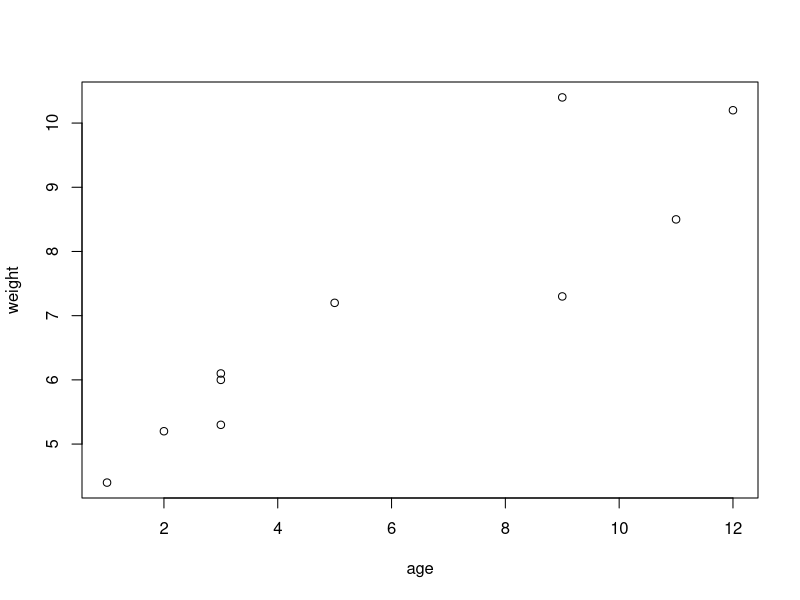
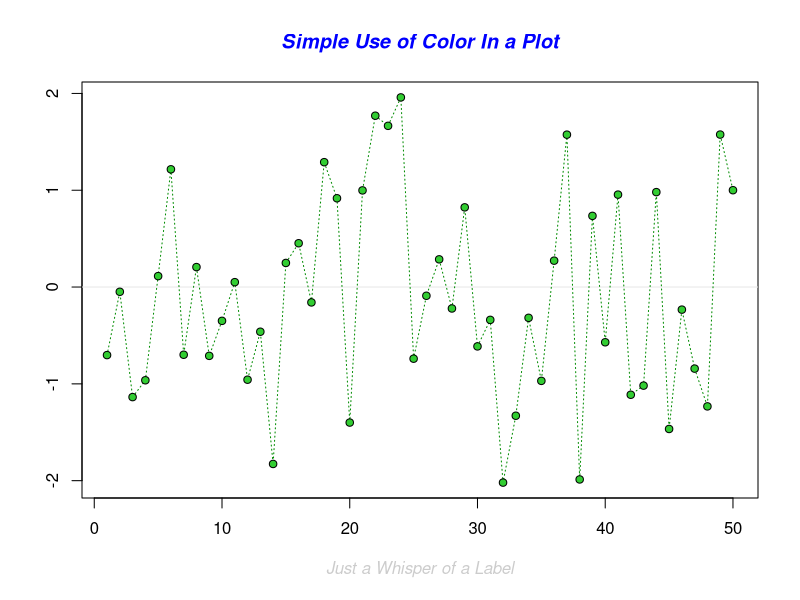
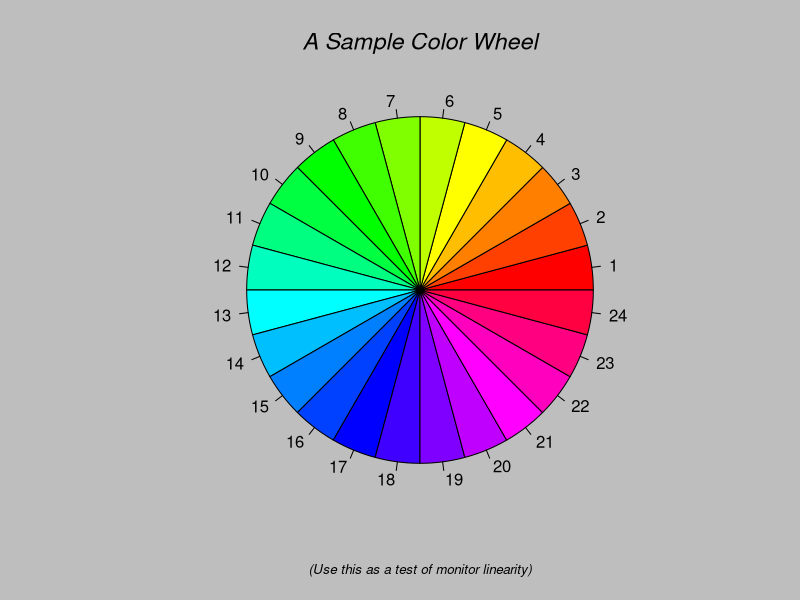
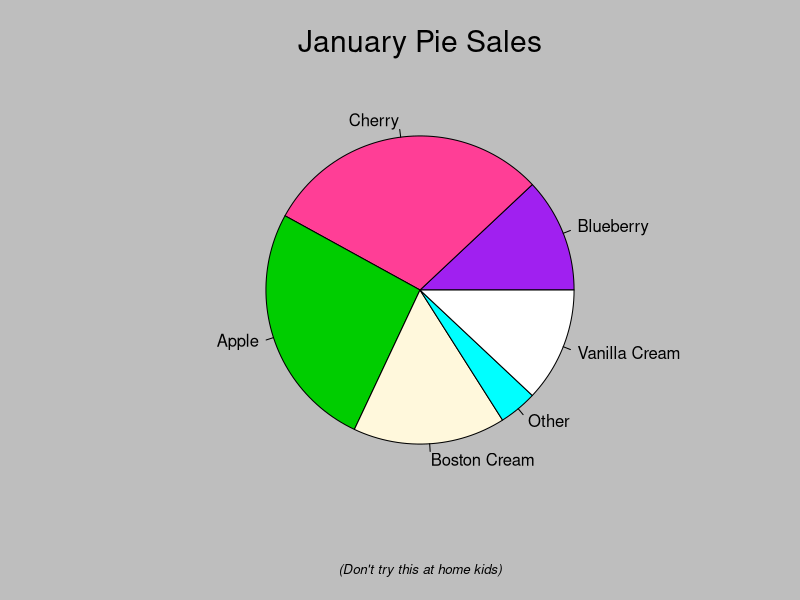
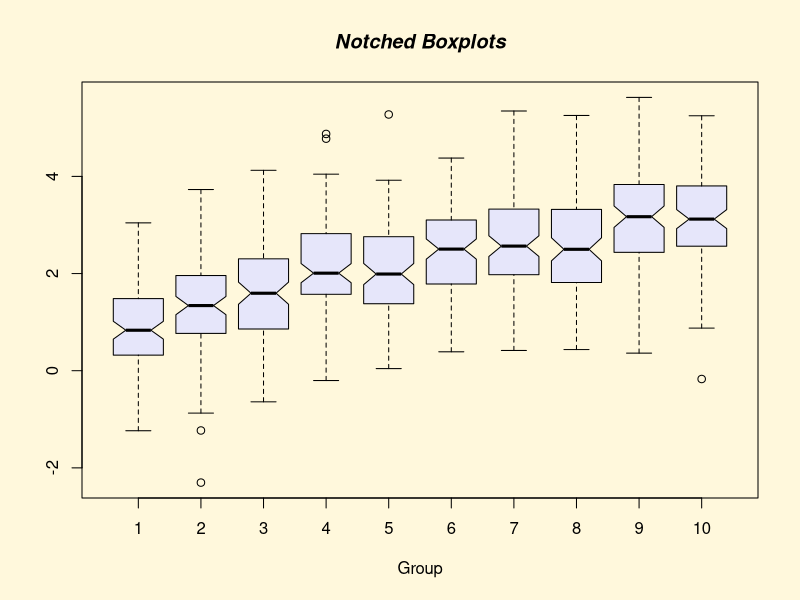
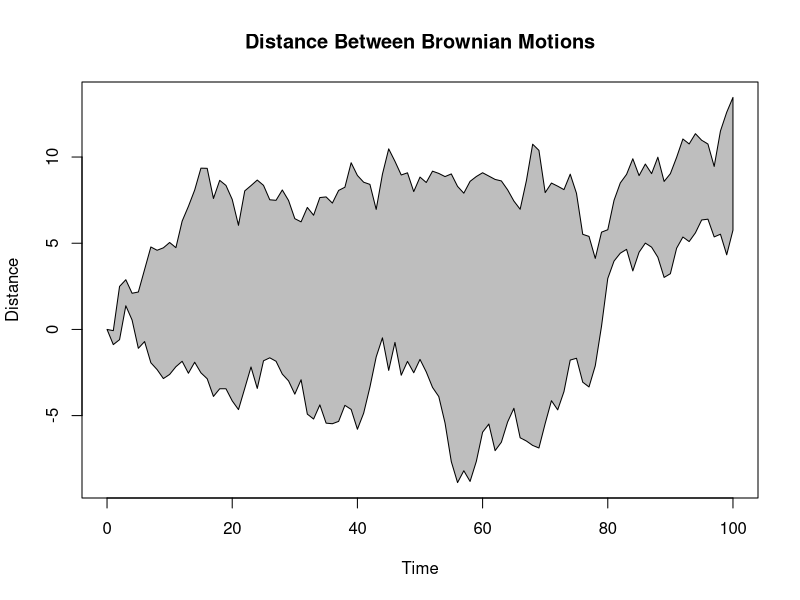
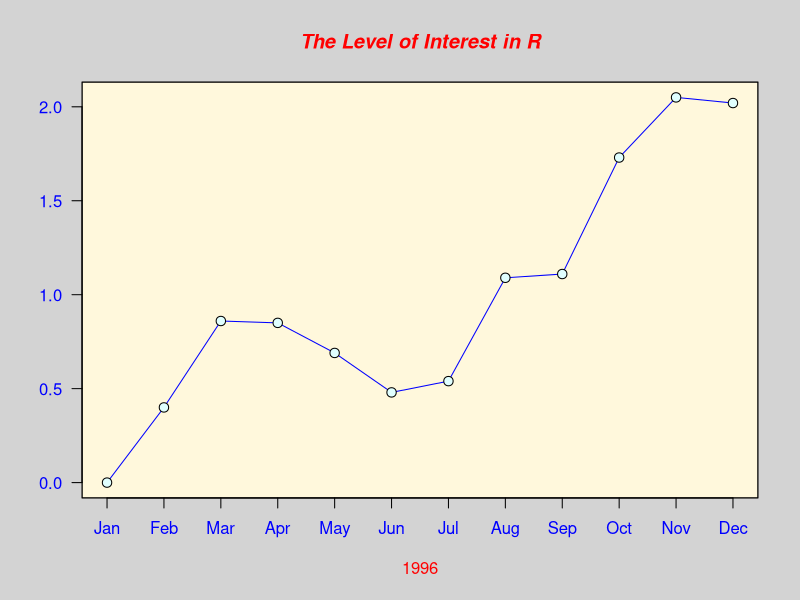
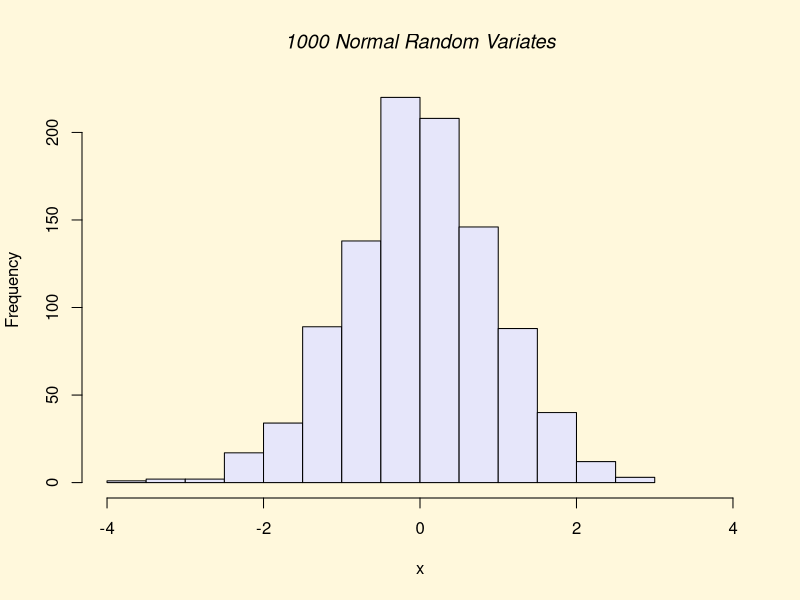

Write the R code that produced these figures, in order.
getwd()
rm()

age <- c(1,3,5,2,11,9,3,9,12,3)
weight <- c(4.4,5.3,7.2,5.2,8.5,7.3,6.0,10.4,10.2,6.1)
mean(weight)
sd(weight)
cor(age,weight)
plot(age,weight)

demo(graphics)
demo(Hershey)
demo(persp)
demo(image)
demo()


